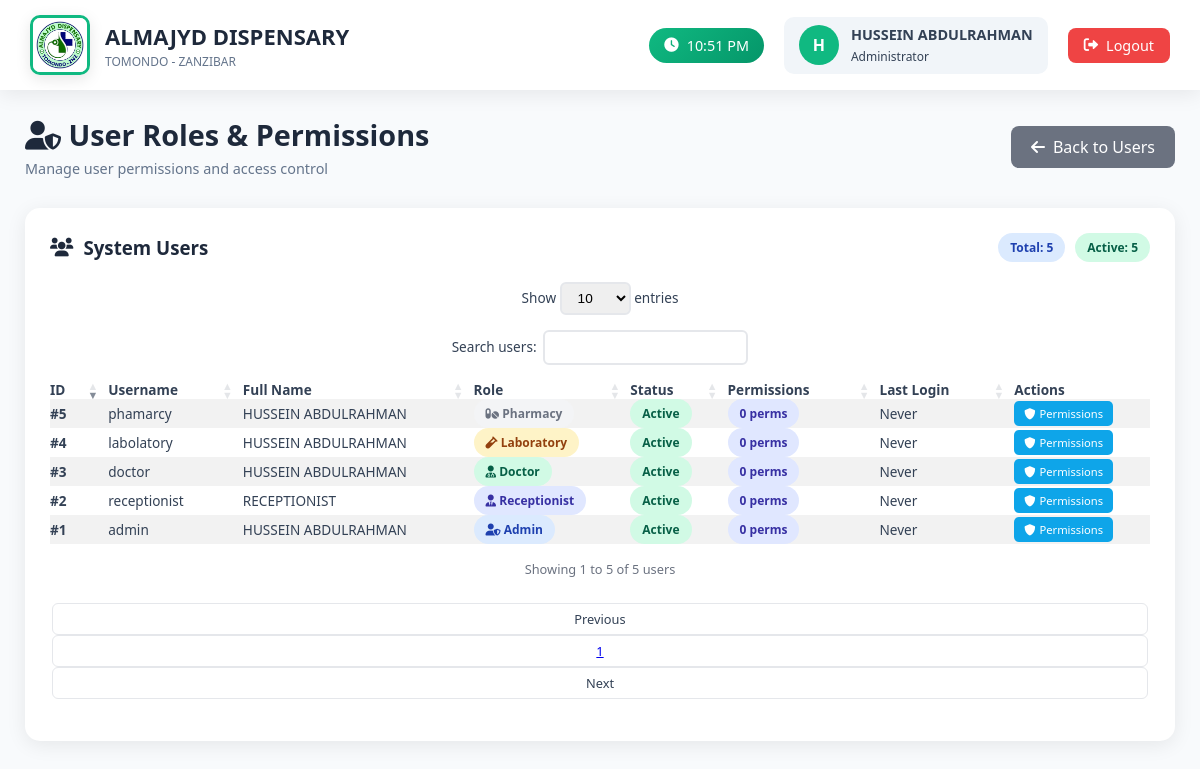
Screenshot of /admin/user_roles.php (signed in) with the database file from the repository.
### tables this page shows
CREATE TABLE `users` (
  `id` int(11) NOT NULL,
  `username` varchar(50) NOT NULL,
  `password` varchar(255) NOT NULL,
  `email` varchar(100) DEFAULT NULL,
  `role` enum('admin','doctor','receptionist','laboratory','pharmacy','cashier') NOT NULL,
  `full_name` varchar(100) NOT NULL,
  `phone` varchar(20) DEFAULT NULL,
  `district` varchar(50) DEFAULT NULL,
  `region` varchar(50) DEFAULT NULL,
  `status` enum('active','inactive') DEFAULT 'active',
  `created_at` timestamp NOT NULL DEFAULT current_timestamp(),
  `updated_at` timestamp NOT NULL DEFAULT current_timestamp() ON UPDATE current_timestamp()
);

### admin/user_roles.php (the view, shortened to what this page needs)
<?php
require_once '../config.php';
$users = $pdo->query("SELECT * FROM users ORDER BY role, full_name")->fetchAll(PDO::FETCH_ASSOC);
$current_time = date('h:i A');
?>
<!DOCTYPE html>
<html lang="en">
<head>
    <link rel="stylesheet" href="https://cdn.datatables.net/1.13.6/css/dataTables.bootstrap5.min.css">
    <link rel="stylesheet" href="https://cdnjs.cloudflare.com/ajax/libs/font-awesome/6.0.0/css/all.min.css">
</head>
<body>
    <div class="topbar">
        <div class="logo-section">
            <div class="logo">
                <img src="../images/logo.jpg" alt="Almajyd Dispensary Logo">
            </div>
            <div class="clinic-info">
                <h1>ALMAJYD DISPENSARY</h1>
                <p>TOMONDO - ZANZIBAR</p>
            </div>
        </div>
        <div class="user-area">
            <div class="time-display">
                <i class="fas fa-clock"></i>
                <span id="currentTime"><?php echo $current_time; ?></span>
            </div>
            <div class="user">
                <div class="user-avatar">
                    <?php echo strtoupper(substr($_SESSION['full_name'], 0, 1)); ?>
                </div>
                <div>
                    <div style="font-weight:600; font-size: 0.9rem;"><?php echo $_SESSION['full_name']; ?></div>
                    <small style="font-size: 0.75rem;">Administrator</small>
                </div>
            </div>
            <a href="../logout.php" class="logout-btn">
                <i class="fas fa-sign-out-alt"></i>
                Logout
            </a>
        </div>
    </div>
    <div class="main">
        <div class="page-header">
            <div class="page-title">
                <h2><i class="fas fa-user-shield"></i> User Roles & Permissions</h2>
                <p>Manage user permissions and access control</p>
            </div>
            <a href="manage_users.php" class="back-btn">
                <i class="fas fa-arrow-left"></i>
                Back to Users
            </a>
        </div>
        <div class="table-container">
            <div class="table-header">
                <h3><i class="fas fa-users"></i> System Users</h3>
                <div style="display: flex; gap: 10px; flex-wrap: wrap;">
                    <span class="badge badge-primary">Total: <?php echo count($users); ?></span>
                    <span class="badge badge-success">Active: <?php echo count(array_filter($users, fn($u) => $u['status'] == 'active')); ?></span>
                </div>
            </div>
            <div class="table-responsive">
                <table class="table table-striped table-hover" id="usersTable" style="width:100%">
                    <thead>
                        <tr>
                            <th>ID</th>
                            <th>Username</th>
                            <th>Full Name</th>
                            <th>Role</th>
                            <th>Status</th>
                            <th>Permissions</th>
                            <th>Last Login</th>
                            <th>Actions</th>
                        </tr>
                    </thead>
                    <tbody>
                        <?php foreach ($users as $user):
                            $permission_count = 0;
                            $last_login = 'Never';
                        ?>
                        <tr>
                            <td><strong>#<?php echo $user['id']; ?></strong></td>
                            <td><?php echo htmlspecialchars($user['username']); ?></td>
                            <td><?php echo htmlspecialchars($user['full_name']); ?></td>
                            <td>
                                <span class="badge
                                    <?php
                                    switch($user['role']) {
                                        case 'admin': echo 'badge-primary'; break;
                                        case 'doctor': echo 'badge-success'; break;
                                        case 'receptionist': echo 'badge-info'; break;
                                        case 'laboratory': echo 'badge-warning'; break;
                                        case 'pharmacy': echo 'badge-secondary'; break;
                                    }
                                    ?>">
                                    <i class="fas fa-<?php
                                        switch($user['role']) {
                                            case 'admin': echo 'user-shield'; break;
                                            case 'doctor': echo 'user-md'; break;
                                            case 'receptionist': echo 'user-tie'; break;
                                            case 'laboratory': echo 'vial'; break;
                                            case 'pharmacy': echo 'pills'; break;
                                        }
                                    ?>"></i>
                                    <?php echo ucfirst($user['role']); ?>
                                </span>
                            </td>
                            <td>
                                <span class="badge <?php echo $user['status'] == 'active' ? 'badge-success' : 'badge-danger'; ?>">
                                    <?php echo ucfirst($user['status']); ?>
                                </span>
                            </td>
                            <td>
                                <span class="badge badge-info">
                                    <?php echo $permission_count; ?> perms
                                </span>
                            </td>
                            <td><?php echo $last_login; ?></td>
                            <td>
                                <div class="action-buttons">
                                    <a href="?edit_permissions=<?php echo $user['id']; ?>" class="btn-sm btn-info">
                                        <i class="fas fa-shield-alt"></i>
                                        Permissions
                                    </a>
                                </div>
                            </td>
                        </tr>
                        <?php endforeach; ?>
                    </tbody>
                </table>
            </div>
        </div>
    </div>
</body>
</html>

### admin/user_roles.php (style rules this page uses)
* { margin: 0; padding: 0; box-sizing: border-box; }
body { font-family: 'Segoe UI', system-ui, sans-serif; background: #f8fafc; color: #334155; }
.topbar { background: white; padding: 15px 30px; box-shadow: 0 4px 20px rgba(0,0,0,0.08); display: flex; justify-content: space-between; align-items: center; position: sticky; top: 0; z-index: 100; flex-wrap: wrap; gap: 15px; }
.logo-section { display: flex; align-items: center; gap: 15px; }
.logo { width: 60px; height: 60px; border-radius: 10px; overflow: hidden; box-shadow: 0 4px 15px rgba(0,0,0,0.1); border: 3px solid #10b981; }
.logo img { width: 100%; height: 100%; object-fit: cover; }
.clinic-info h1 { font-size: 22px; font-weight: 700; color: #1e293b; margin-bottom: 2px; }
.clinic-info p { font-size: 12px; color: #64748b; margin: 0; }
.user-area { display: flex; align-items: center; gap: 20px; flex-wrap: wrap; }
.time-display { background: linear-gradient(135deg, #10b981, #059669); color: white; padding: 8px 15px; border-radius: 25px; font-size: 0.9rem; font-weight: 500; display: flex; align-items: center; gap: 8px; }
.user { display: flex; align-items: center; gap: 12px; background: #f1f5f9; padding: 8px 15px; border-radius: 10px; }
.user-avatar { width: 40px; height: 40px; background: #10b981; border-radius: 50%; display: flex; align-items: center; justify-content: center; color: white; font-weight: bold; font-size: 16px; }
.logout-btn { background: #ef4444; color: white; border: none; padding: 8px 16px; border-radius: 8px; text-decoration: none; display: flex; align-items: center; gap: 8px; transition: all 0.3s ease; font-size: 0.9rem; }
.main { padding: 25px; max-width: 1400px; margin: 0 auto; }
.page-header { display: flex; justify-content: space-between; align-items: center; margin-bottom: 30px; flex-wrap: wrap; gap: 15px; }
.page-title h2 { font-size: 1.8rem; color: #1e293b; margin-bottom: 5px; }
.page-title p { color: #64748b; font-size: 0.9rem; }
.back-btn { background: #6b7280; color: white; padding: 10px 20px; border-radius: 8px; text-decoration: none; display: flex; align-items: center; gap: 8px; font-weight: 500; transition: all 0.3s ease; }
.table-container { background: white; padding: 25px; border-radius: 15px; box-shadow: 0 4px 20px rgba(0,0,0,0.08); overflow: hidden; }
.table-header { display: flex; justify-content: space-between; align-items: center; margin-bottom: 20px; flex-wrap: wrap; gap: 15px; }
.table-header h3 { color: #1e293b; display: flex; align-items: center; gap: 10px; }
.table-responsive { width: 100%; overflow-x: auto; -webkit-overflow-scrolling: touch; margin-bottom: 15px; }
.table-responsive table { min-width: 1000px; }
.badge { padding: 6px 12px; border-radius: 20px; font-size: 0.75rem; font-weight: 600; display: inline-block; }
.badge-success { background: #d1fae5; color: #065f46; }
.badge-primary { background: #dbeafe; color: #1e40af; }
.badge-warning { background: #fef3c7; color: #92400e; }
.badge-info { background: #e0e7ff; color: #3730a3; }
.badge-secondary { background: #f3f4f6; color: #6b7280; }
.action-buttons { display: flex; gap: 6px; flex-wrap: wrap; }
.btn-sm { padding: 5px 10px; font-size: 0.7rem; border: none; border-radius: 5px; text-decoration: none; display: inline-flex; align-items: center; gap: 4px; transition: all 0.3s ease; cursor: pointer; min-width: 30px; justify-content: center; }
.btn-info { background: #0ea5e9; color: white; }

### rows the page displays
users: id "1", username "admin", full_name "HUSSEIN ABDULRAHMAN", role "Admin", status "Active", permission_count "0", last_login "Never"
users: id "3", username "doctor", full_name "HUSSEIN ABDULRAHMAN", role "Doctor", status "Active", permission_count "0", last_login "Never"
users: id "2", username "receptionist", full_name "RECEPTIONIST", role "Receptionist", status "Active", permission_count "0", last_login "Never"
users: id "4", username "labolatory", full_name "HUSSEIN ABDULRAHMAN", role "Laboratory", status "Active", permission_count "0", last_login "Never"
users: id "5", username "phamarcy", full_name "HUSSEIN ABDULRAHMAN", role "Pharmacy", status "Active", permission_count "0", last_login "Never"

### other values shown
substr($_SESSION['full_name'], 0, 1) "H"
$_SESSION['full_name'] "HUSSEIN ABDULRAHMAN"
count($users) "5"
count(array_filter($users, fn($u) => $u['status'] == 'active')) "5"
